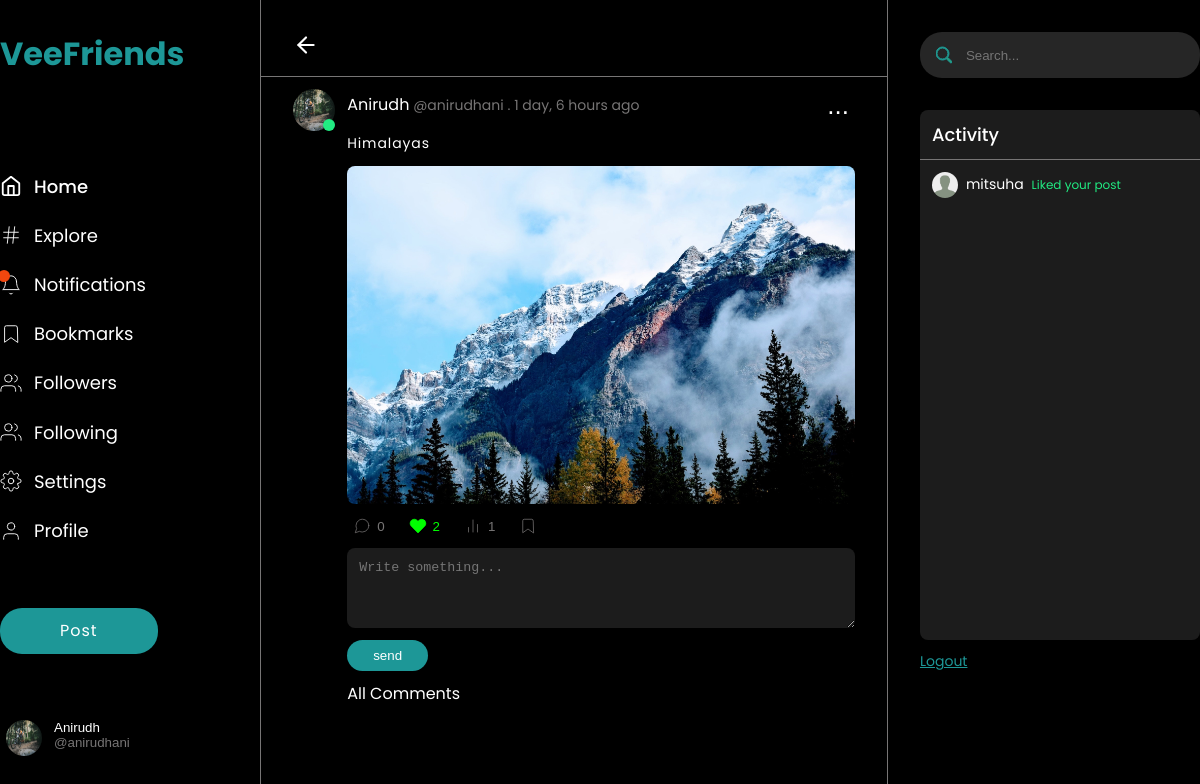
Screenshot of /post/4899fb88d40e4a359cab40d1e02bd9f2/ (signed in) with the database file from the repository.
### accounts/models.py (models this page shows, shortened)
class User(AbstractBaseUser, PermissionsMixin):
    id = models.UUIDField(
        default=uuid.uuid4, primary_key=True, unique=True, editable=False
    )
    username = models.CharField(max_length=60, unique=True)
    email = models.CharField(max_length=255, unique=True)
    name = models.CharField(max_length=60)
    is_superuser = models.BooleanField(default=False)
    is_staff = models.BooleanField(default=False)
    is_active = models.BooleanField(default=True)
    date_joined = models.DateTimeField(auto_now=True)
    objects = UserManager()
    USERNAME_FIELD = "username"
    REQUIRED_FIELDS = ["email", "name"]
    class Meta:
        verbose_name = "User"
        verbose_name_plural = "Users"

class Profile(models.Model):
    user = models.OneToOneField(User, on_delete=models.CASCADE, related_name="profile")
    username = models.CharField(max_length=60)
    name = models.CharField(max_length=60)
    email = models.CharField(max_length=255)
    avatar = models.ImageField(default="default/avatar.jpg", upload_to="profile/")
    cover_picture = models.ImageField(
        default="default/cover_picture.jpg", upload_to="cover/"
    )
    bio = models.TextField(blank=True)
    followers = models.ManyToManyField(
        "self", blank=True, symmetrical=False, related_name="follower"
    )
    following = models.ManyToManyField(
        "self", blank=True, symmetrical=False, related_name="follow"
    )
    created_at = models.DateTimeField(auto_now_add=True)
    updated_at = models.DateTimeField(auto_now=True)
    @property
    def get_absolute_url(self):
        return reverse("profile", kwargs={"username": self.username})
    def __str__(self):
        return self.username
    class Meta:
        verbose_name = "Profile"
        verbose_name_plural = "Profiles"
        ordering = ["-created_at"]

### posts/models.py (models this page shows, shortened)
class Post(models.Model):
    id = models.UUIDField(
        default=uuid.uuid4, primary_key=True, unique=True, editable=False
    )
    owner = models.ForeignKey(Profile, on_delete=models.CASCADE)
    image = models.ImageField(upload_to="posts/", blank=True)
    body = models.TextField(blank=True)
    likes = models.ManyToManyField(Profile, related_name="post_likes")
    impressions = models.ManyToManyField(Profile, related_name="post_impressions")
    created_at = models.DateTimeField(auto_now_add=True)
    updated_at = models.DateTimeField(auto_now=True)
    @property
    def get_absolute_url(self):
        return reverse("view_post", kwargs={"post_id": self.id})
    class Meta:
        ordering = ["-created_at"]
        verbose_name = "Post"
        verbose_name_plural = "Posts"

class ActivityMessage(models.Model):
    user = models.ForeignKey(Profile, on_delete=models.CASCADE)
    notification = models.TextField()
    post = models.ForeignKey(Post, on_delete=models.CASCADE, null=True, blank=True)
    created_at = models.DateTimeField(auto_now_add=True)
    updated_at = models.DateTimeField(auto_now=True)
    class Meta:
        verbose_name = "Activity message"
        verbose_name_plural = "Activity messages"

### posts/views.py (the view)
# urls.py: path("post/<str:post_id>/", views.view_post, name="view_post"),
@login_required(login_url="login")
def view_post(request, post_id):
    user = request.user.profile
    post = Post.objects.get(id=post_id)
    bookmark, _ = Bookmark.objects.get_or_create(user=user)
    if not post.impressions.filter(id=user.id).exists():
        post.impressions.add(user)
        post.save()
    context = {"post": post, "user": user, "bookmark": bookmark}
    return render(request, "posts/post.html", context)

### posts/templates/posts/post.html (shortened to what this page needs)
{% extends 'main.html' %}{% load static %} {% block content %}
<main id="SinglePost" class="single_post wrapper">
  <div class="single_post__grid w-100">
    {% include 'sidebar.html' %}
    <div class="single_post__grid-post">
      <div class="single_post__grid-post-header flex flex-ai-c flex-jc-s">
        <a href="{{request.META.HTTP_REFERER}}">
          <svg
            xmlns="http://www.w3.org/2000/svg"
            width="24"
            height="24"
            viewBox="0 0 24 24"
            fill="none"
            stroke="currentColor"
            stroke-width="1"
            stroke-linecap="round"
            stroke-linejoin="round"
            class="feather feather-arrow-left"
          >
            <line x1="19" y1="12" x2="5" y2="12"></line>
            <polyline points="12 19 5 12 12 5"></polyline>
          </svg>
        </a>
      </div>
      <section class="post_content">
        <div class="post">
          <a href="{% url 'profile' post.owner.id %}" class="user-img">
            <img src="{{post.owner.avatar.url}}" alt="" />
            <span class="is-online"></span>
          </a>
          <div class="content">
            <div class="flex flex-ai-c flex-jc-sb pb-12">
              <div style="gap: 6px">
                <a href="{% url 'profile' post.owner.id %}" class="name">{{post.owner.name}}</a>
                <span class="username">@{{post.owner.username}}</span>
                <span class="timestamp">. {{post.created_at|timesince}} ago</span>
              </div>
              <div class="options">
                <button type="button">...</button>
              </div>
            </div>
            <div class="body">
              <p class="text">{{post.body}}</p>
              <div class="img">
                <img src="{{post.image.url}}" alt="" />
              </div>
            </div>
            <div class="footer flex flex-ai-c gp-12 flex-jc-s">
              <button type="button" class="comment flex flex-ai-c flex-jc-c">
                <span>{{post.comment.all.count}}</span>
              </button>
              {% if user in post.likes.all %}
              <button
                type="button"
                class="likes added flex flex-ai-c flex-jc-c"
                onclick="addLike(event,'{{post.id}}')"
              >
                <span class="post_count">{{post.likes.all.count}}</span>
              </button>
              {% endif %}
              <button type="button" class="interactions flex flex-ai-c flex-jc-c">
                <span>{{post.impressions.all.count}}</span>
              </button>
              {% if post in bookmark.post.all %}
              <button
                type="button"
                class="bookmark added flex flex-ai-c flex-jc-c"
                onclick="addToBookmark(event,'{{post.id}}')"
              >
                <svg
                  xmlns="http://www.w3.org/2000/svg"
                  width="24"
                  height="24"
                  viewBox="0 0 24 24"
                  fill="none"
                  stroke="currentColor"
                  stroke-width="2"
                  stroke-linecap="round"
                  stroke-linejoin="round"
                  class="feather feather-bookmark"
                  style="pointer-events: none"
                >
                  <path d="M19 21l-7-5-7 5V5a2 2 0 0 1 2-2h10a2 2 0 0 1 2 2z"></path>
                </svg>
              </button>
              {% else %}
              <button
                type="button"
                class="bookmark flex flex-ai-c flex-jc-c"
                onclick="addToBookmark(event,'{{post.id}}')"
              >
                <svg
                  xmlns="http://www.w3.org/2000/svg"
                  width="24"
                  height="24"
                  viewBox="0 0 24 24"
                  fill="none"
                  stroke="currentColor"
                  stroke-width="2"
                  stroke-linecap="round"
                  stroke-linejoin="round"
                  class="feather feather-bookmark"
                  style="pointer-events: none"
                >
                  <path d="M19 21l-7-5-7 5V5a2 2 0 0 1 2-2h10a2 2 0 0 1 2 2z"></path>
                </svg>
              </button>
              {% endif %}
            </div>
            <form action="{% url 'comment_post' %}" method="post" class="write_comment">
              <textarea
                name="comment"
                id=""
                cols="30"
                rows="10"
                placeholder="Write something..."
                required
              ></textarea>
              <button type="submit">send</button>
            </form>
            <div class="comments">
              <div class="title"><span>All Comments</span></div>
            </div>
          </div>
        </div>
      </section>
    </div>
    {% include 'activitybar.html' %}
  </div>
</main>
{% endblock %}

### templates/sidebar.html (shortened to what this page needs)
<div class="sidebar py-32">
  <div class="sidebar__logo">
    <a href="{% url 'home' %}"><h1>VeeFriends</h1></a>
  </div>
  <ul class="sidebar__links">
    <li class="link active">
      <a href="{% url 'home' %}">
        <span>Home</span></a
      >
    </li>
    <li class="link">
      <a href="{% url 'search' %}?q="
        >
        <span>Explore</span></a
      >
    </li>
    <li class="link">
      <a href="{% url 'notifications' %}">
        <svg
          xmlns="http://www.w3.org/2000/svg"
          width="24"
          height="24"
          viewBox="0 0 24 24"
          fill="none"
          stroke="currentColor"
          stroke-width="2"
          stroke-linecap="round"
          stroke-linejoin="round"
          class="feather feather-bell"
        >
          <path d="M18 8A6 6 0 0 0 6 8c0 7-3 9-3 9h18s-3-2-3-9"></path>
          <path d="M13.73 21a2 2 0 0 1-3.46 0"></path>
        </svg>
        <span class="notification"></span>
        <span>Notifications</span></a
      >
    </li>
    <li class="link">
      <a href="{% url 'bookmark' %}">
        <svg
          xmlns="http://www.w3.org/2000/svg"
          width="24"
          height="24"
          viewBox="0 0 24 24"
          fill="none"
          stroke="currentColor"
          stroke-width="2"
          stroke-linecap="round"
          stroke-linejoin="round"
          class="feather feather-bookmark"
        >
          <path d="M19 21l-7-5-7 5V5a2 2 0 0 1 2-2h10a2 2 0 0 1 2 2z"></path>
        </svg>
        <span>Bookmarks</span></a
      >
    </li>
    <li class="link">
      <a href="{% url 'followers' %}">
        <span>Followers</span></a
      >
    </li>
    <li class="link">
      <a href="{% url 'followings' %}">
        <span>Following</span></a
      >
    </li>
    <li class="link">
      <a href="{% url 'settings' %}">
        <span>Settings</span></a
      >
    </li>
    <li class="link">
      <a href="{{request.user.profile.get_absolute_url}}">
        <svg
          xmlns="http://www.w3.org/2000/svg"
          width="20"
          height="20"
          viewBox="0 0 24 24"
          fill="none"
          stroke="#000"
          stroke-width="1"
          stroke-linecap="round"
          stroke-linejoin="round"
          class="feather feather-user"
        >
          <path d="M20 21v-2a4 4 0 0 0-4-4H8a4 4 0 0 0-4 4v2"></path>
          <circle cx="12" cy="7" r="4"></circle>
        </svg>
        <span>Profile</span>
      </a>
    </li>
  </ul>
  <div class="sidebar__post-btn">
    <a href="{% url 'create_post' %}">Post</a>
  </div>
  <button type="button" class="sidebar__user flex flex-ai-s flex-jc-s" id="logout-btn">
    <div class="user-img">
      <img src="{{request.user.profile.avatar.url}}" alt="" />
    </div>
    <div class="flex flex-ai-s" style="flex-direction: column">
      <span class="name">{{request.user.profile.name}}</span>
      <span class="username">@{{request.user.profile.username}}</span>
    </div>
  </button>
</div>

### templates/activitybar.html
<div class="rightSidebar py-32">
  <div class="rightSidebar__search">
    <form action="{% url 'search' %}">
      <div class="form-control flex flex-ai-c gp-12">
        <?xml version="1.0" ?><svg
          class="bi bi-search"
          fill="#28a17d"
          height="16"
          viewBox="0 0 16 16"
          width="16"
          xmlns="http://www.w3.org/2000/svg"
        >
          <path
            d="M11.742 10.344a6.5 6.5 0 1 0-1.397 1.398h-.001c.03.04.062.078.098.115l3.85 3.85a1 1 0 0 0 1.415-1.414l-3.85-3.85a1.007 1.007 0 0 0-.115-.1zM12 6.5a5.5 5.5 0 1 1-11 0 5.5 5.5 0 0 1 11 0z"
          />
        </svg>
        <input type="text" placeholder="Search..." name="q" />
      </div>
    </form>
  </div>
  <div class="rightSidebar__activity">
    <div class="title"><span>Activity</span></div>
    <ul id="ActivityBar">
      {% for notify in request.user.profile.activity.message.all %}
      <li>
        <a href="{{notify.post.get_absolute_url}}">
          <div class="user-img">
            <img src="{{notify.user.avatar.url}}" alt="" />
          </div>
          <div class="name"><span>{{notify.user}}</span></div>
          <span class="body accept">{{notify.notification}}</span>
        </a>
      </li>
      {% endfor %}
    </ul>
  </div>
  <div class="rightSidebar__logout_btn">
    {% if request.user.is_authenticated %}
    <a href="{% url 'logout' %}">Logout</a>
    {% else %}
    <a href="{% url 'login' %}">Login</a>
    {% endif %}
  </div>
</div>

### rows the page displays
User: user.profile.avatar (picture), user.profile.name "Anirudh", user.profile.username "anirudhani"
Post: owner.avatar (picture), owner.name "Anirudh", owner.username "anirudhani", created_at "1 day, 6 hours", body "Himalayas", image (picture), comment.all.count "0", likes.all.count "2", impressions.all.count "1"
ActivityMessage: user.avatar (placeholder picture), user "mitsuha", notification "Liked your post"
